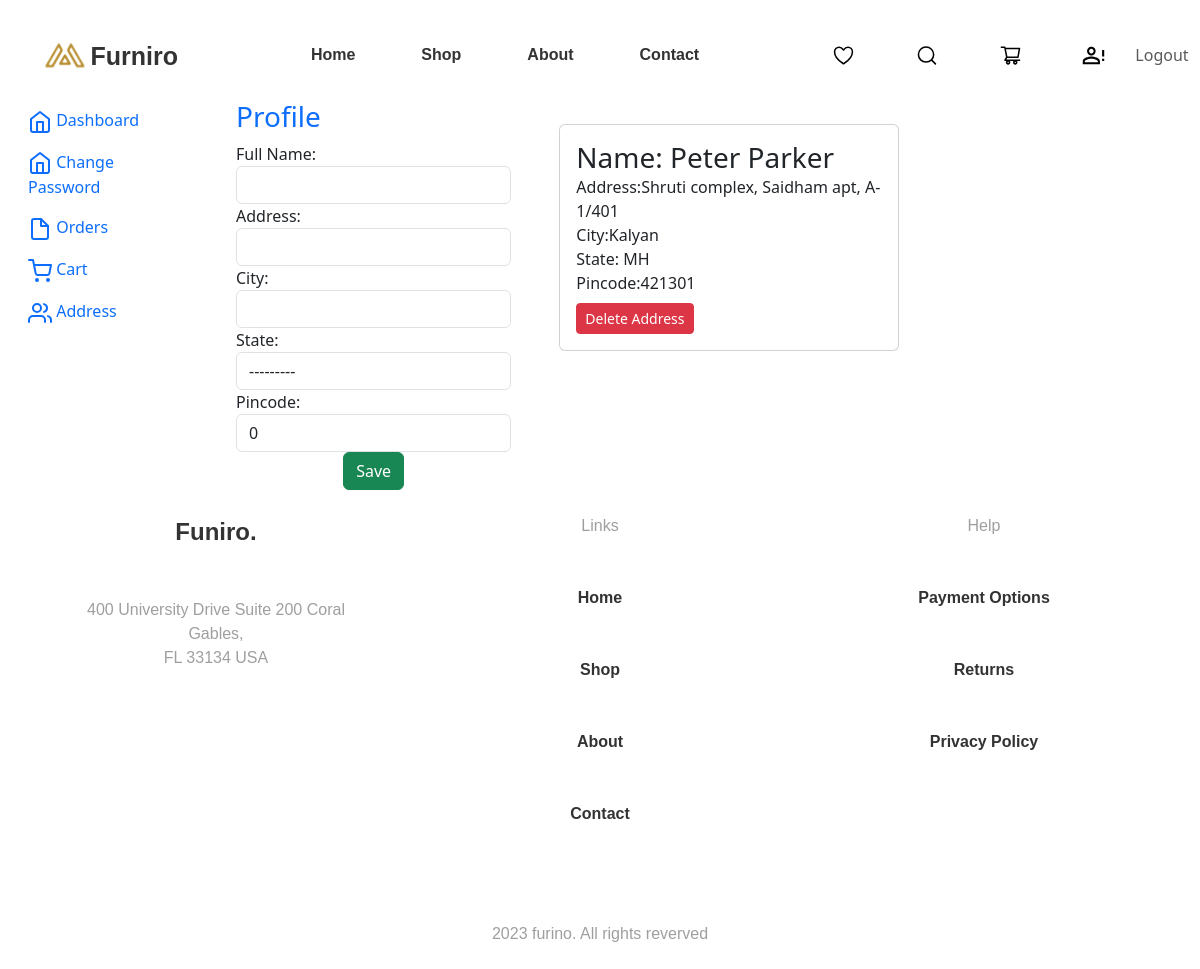
The app's page /address/ (signed in) with its own data.
### core/models.py (models this page shows, shortened)
class Customer(models.Model):
    STATE_CHOICES = [
        ('AP', 'Andhra Pradesh'),
        ('AR', 'Arunachal Pradesh'),
        ('AS', 'Assam'),
        ('BR', 'Bihar'),
        ('CT', 'Chhattisgarh'),
        ('GA', 'Goa'),
        ('GJ', 'Gujarat'),
        ('HR', 'Haryana'),
        ('HP', 'Himachal Pradesh'),
        ('JH', 'Jharkhand'),
        ('KA', 'Karnataka'),
        ('KL', 'Kerala'),
        ('MP', 'Madhya Pradesh'),
        ('MH', 'Maharashtra'),
        ('MN', 'Manipur'),
        ('ML', 'Meghalaya'),
        ('MZ', 'Mizoram'),
        ('NL', 'Nagaland'),
        ('OR', 'Odisha'),
        ('PB', 'Punjab'),
        ('RJ', 'Rajasthan'),
        ('SK', 'Sikkim'),
        ('TN', 'Tamil Nadu'),
        ('TG', 'Telangana'),
        ('TR', 'Tripura'),
        ('UP', 'Uttar Pradesh'),
        ('UK', 'Uttarakhand'),
        ('WB', 'West Bengal'),
        ('AN', 'Andaman and Nicobar Islands'),
        ('CH', 'Chandigarh'),
        ('DN', 'Dadra and Nagar Haveli and Daman and Diu'),
        ('DL', 'Delhi'),
        ('JK', 'Jammu and Kashmir'),
        ('LA', 'Ladakh'),
        ('LD', 'Lakshadweep'),
        ('PY', 'Puducherry'),
    ]
    user = models.ForeignKey(User, on_delete=models.CASCADE)
    name = models.CharField(max_length=255)
    address = models.CharField(max_length=255)
    city = models.CharField(max_length=255)
    state = models.CharField(max_length=2, choices=STATE_CHOICES)
    pincode = models.IntegerField(default=0, blank= True, null= True)

### core/views.py (the view)
# urls.py: path('address/',views.address,name='address'),
def address(request):
    if request.method == 'POST':
            mf =Customerform(request.POST)
            if mf.is_valid():
                user=request.user                # user variable store the current user i.e steveroger
                name= mf.cleaned_data['name']
                address= mf.cleaned_data['address']
                city= mf.cleaned_data['city']
                state= mf.cleaned_data['state']
                pincode= mf.cleaned_data['pincode']
                Customer(user=user,name=name,address=address,city=city,state=state,pincode=pincode).save()
                return redirect('address')
    else:
        mf =Customerform()
        address = Customer.objects.filter(user=request.user)
    return render(request,'core/address.html',{'mf':mf,'address':address})

### core/forms.py
class Customerform(forms.ModelForm):
    class Meta:
        model = Customer
        fields = ['name', 'address', 'city', 'state', 'pincode']
        labels = {'name':'Full Name'}
        widgets =  {'name':forms.TextInput(attrs={'class':'form-control'}),
                  'address':forms.TextInput(attrs={'class':'form-control'}),
                  'city':forms.TextInput(attrs={'class':'form-control'}),
                  'state':forms.Select(attrs={'class':'form-control'}),
                  'pincode':forms.NumberInput(attrs={'class':'form-control'}),
                  }

### core/templates/core/address.html (shortened to what this page needs)
{% extends "core/base.html" %}
{% block content %}
<div class="container-fluid profile">
      <div class="row">
        <div class="col-md-2 d-none d-md-block sidebar" >
            <nav >
            <div class="sidebar-sticky">
                <ul class="nav flex-column">
                <li class="nav-item">
                    <a class="nav-link active" href="{% url "profile" %}">
                    Dashboard <span class="sr-only">(current)</span>
                    </a>
                </li>
                <li class="nav-item">
                    <a class="nav-link active" href="{% url "changepass" %}">
                    Change Password <span class="sr-only">(current)</span>
                    </a>
                </li>
                <li class="nav-item">
                    <a class="nav-link " href="#">
                    Orders
                    </a>
                </li>
                <li class="nav-item">
                    <a class="nav-link" href="{% url "viewcart"  %}">
                    Cart
                    </a>
                </li>
                <li class="nav-item">
                    <a class="nav-link" href="{% url "address" %}">
                    Address
                    </a>
                </li>
                </ul>
            </div>
            </nav>
        </div>
        <div class="col-md-8">
                <div class="container">
                    <div class="row">
                            <div class="col-sm-5">
                        <div class="container profile-form">
                            <div class="reg ">
                                <h3 class="text-primary">Profile</h3>
                            </div>
                            <form action="" method="POST" novalidate>
                                {% for f in mf %}
                                <div class="form-group mr-4 ml-4 ">
                                    {{f.label_tag}} {{f}} {{f.errors}}
                                </div>
                                {% endfor %}
                                <div class="text-center">
                                    <input type="submit" value="Save" class="btn btn-success register-button">
                                </div>
                            </form>
                        </div>
                    </div>
                     <div class="col-sm-6">
                        <div class="container">
                            <div class="row">
                                <div class="col-sm-12">
                                    {% for add in address %}
                                    <div class="card flex-md-row mb-4 box-shadow h-md-250 mt-4 ml-4">
                                        <div class="card-body d-flex flex-column align-items-start">
                                            <h3 class="mb-0">
                                            Name: {{add.name}}
                                        </h3>
                                        <p class="card-text mb-auto">Address:{{add.address}} </p>
                                        <p class="card-text mb-auto">City:{{add.city}} </p>
                                        <p class="card-text mb-auto">State: {{add.state}} </p>
                                        <p class="card-text mb-auto">Pincode:{{add.pincode}} </p>
                                        <a href="{% url "deleteaddress" add.id %}">
                                            <div class="col-md-1 col-lg-1 col-xl-1 text-end">
                                            <input type="submit" class="btn btn-danger btn-sm mt-2" value="Delete Address">
                                            </div>
                                        </a>
                                        </div>
                                    </div>
                                    {% endfor %}
                                </div>
                            </div>
                        </div>
                    </div>
                </div>
            </div>
        </div>
      </div>
    </div>
{% endblock content %}

### core/static/core/css/home.css (style rules this page uses)
:root { --pure: #FFFFFF; --dark: #333333; --grey: #9F9F9F; --text_grey: #616161; --grid-grey: #F4F5F7; --primary_brown: #FFF3E3; --secondary_brown: #B88E2F; --red: #E97171; --green: #2EC1AC; }
* { margin: 0; padding: 0; box-sizing: border-box; }

### records on screen
Customer: name "Peter Parker", address "Shruti complex, Saidham apt, A-1/401", city "Kalyan", state "MH", pincode "421301"

### other values on screen
{{ f.label_tag }} "Full Name:" "Address:" "City:" "State:" "Pincode:"
